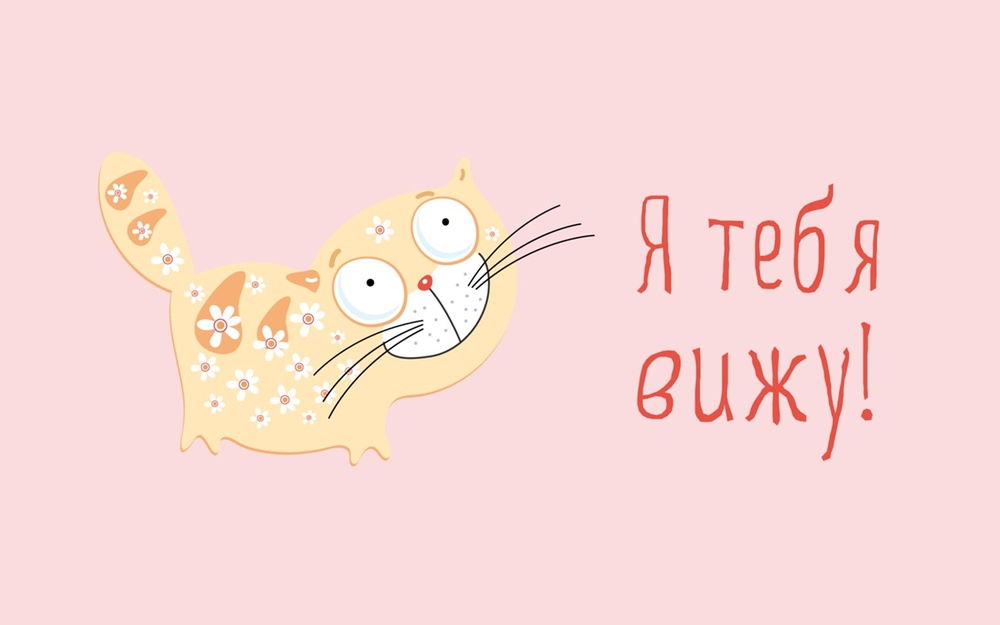
#> input picture postcard.jpg, 1000 x 625 px, shrunk from 1280 x 800 before the run
$ python zadacha3.py
#> lines starting #> are read from the running program, lines starting #| are printed output that depends on the picture
from PIL import Image, ImageDraw, ImageFont


name = input("Введите имя получателя: ")
#> the answer given: postcard.jpg
filename = "postcard.jpg"
with Image.open(filename) as img:
#> img is the input picture: PIL image 1000x625 RGB; mean R, G, B 249.1, 218.5, 216
    img.load()
# используется файл с жирными символами шрифта Arial
font = ImageFont.truetype("BOOZY BOLD OUTLINE.ttf", 70)
draw_text = ImageDraw.Draw(img)
draw_text.text(
    (img.width // 2 - 100, 90),
    name + ", поздравляю!",
    font=font,
    fill=('#FF0000')
)
img.show()
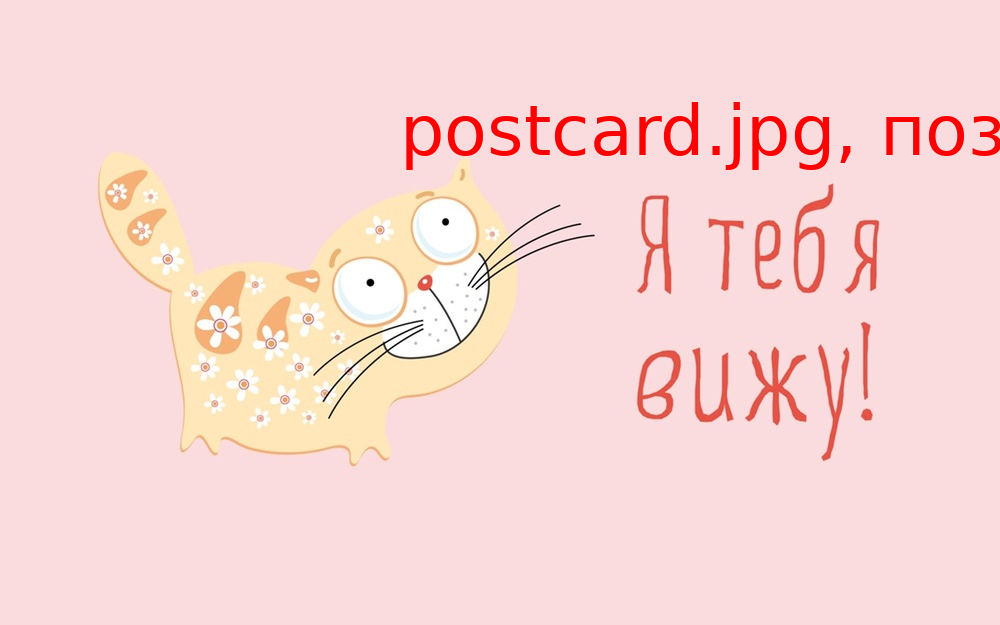
#> shown: PIL image 1000x625 RGB; mean R, G, B 249.2, 215.5, 213
img.save(name + "_postcard.png")

$ run again, with Dlove.jpg copied over postcard.jpg
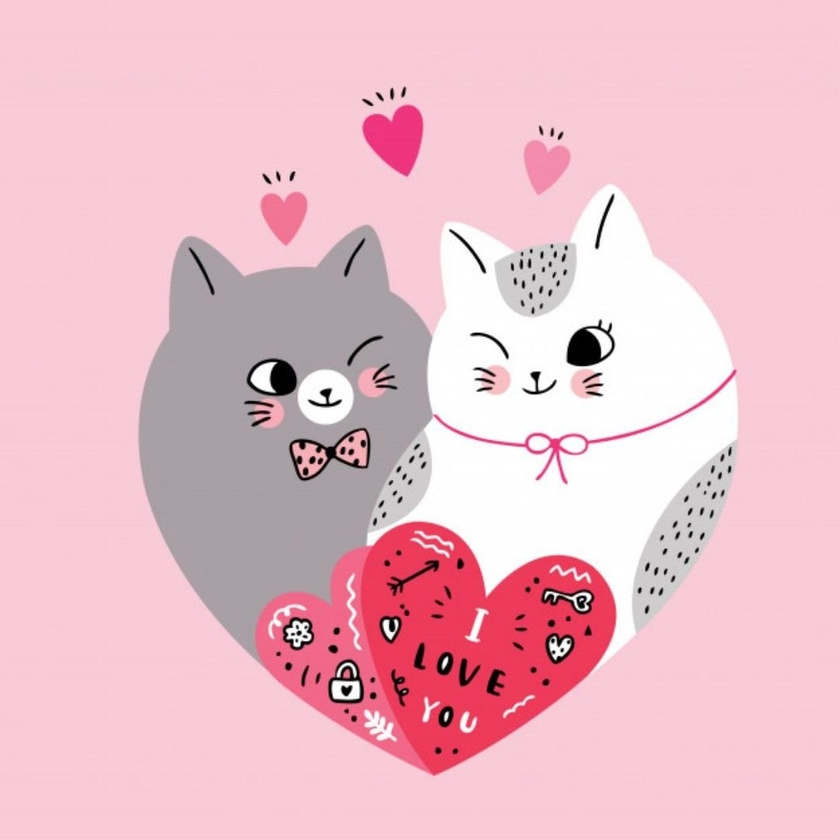
#> input picture Dlove.jpg, 840 x 840 px, shrunk from 1080 x 1080 before the run
#> img is the input picture: PIL image 840x840 RGB; mean R, G, B 234.8, 190.6, 202.4
#> `img.show()`:
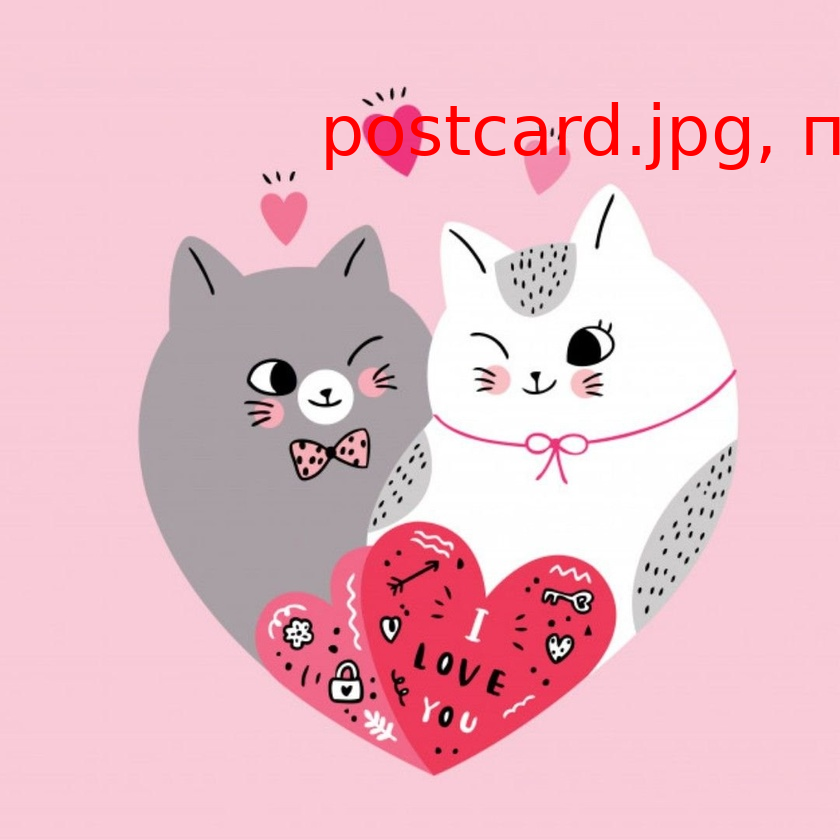
#> shown: PIL image 840x840 RGB; mean R, G, B 234.9, 188.7, 200.3
